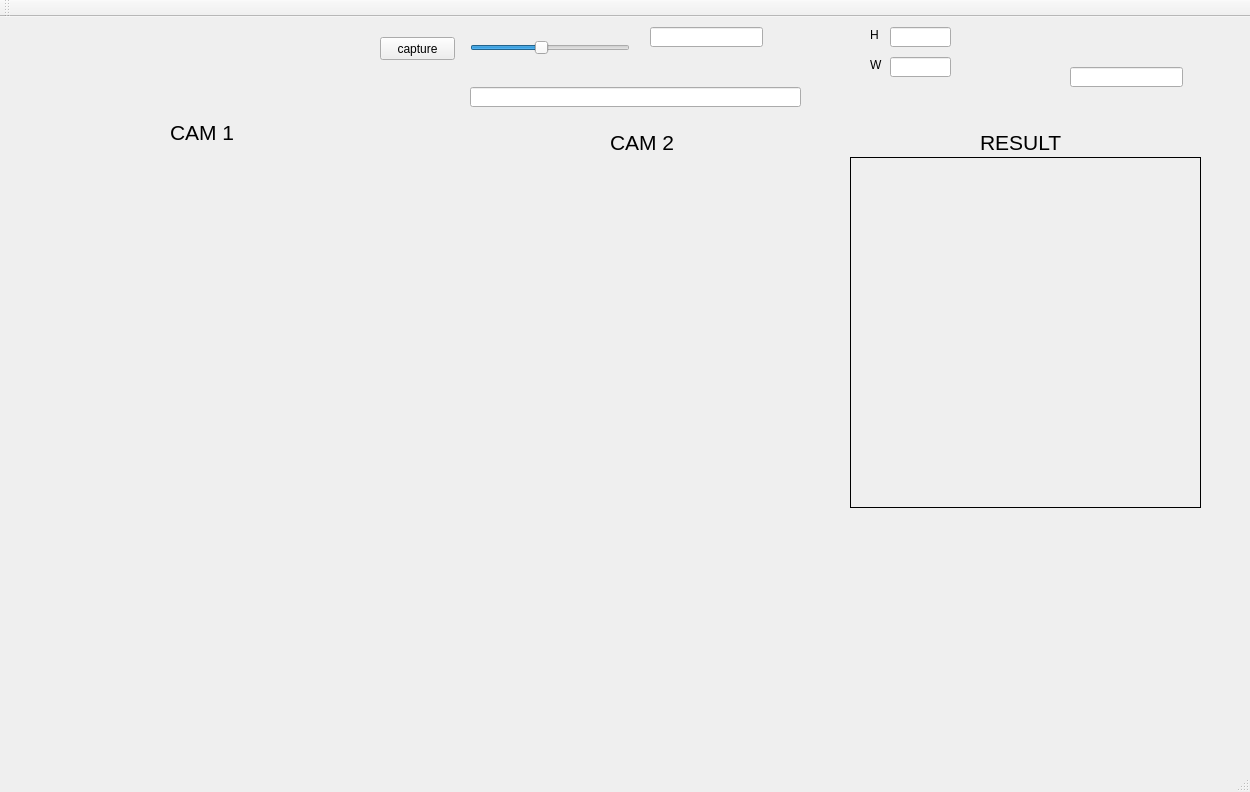
<?xml version="1.0" encoding="UTF-8"?>
<ui version="4.0">
 <class>MainWindow</class>
 <widget class="QMainWindow" name="MainWindow">
  <property name="geometry">
   <rect>
    <x>0</x>
    <y>0</y>
    <width>1250</width>
    <height>792</height>
   </rect>
  </property>
  <property name="windowTitle">
   <string>MainWindow</string>
  </property>
  <widget class="QWidget" name="centralWidget">
   <widget class="QLineEdit" name="lineEdit">
    <property name="geometry">
     <rect>
      <x>650</x>
      <y>10</y>
      <width>113</width>
      <height>20</height>
     </rect>
    </property>
   </widget>
   <widget class="QPushButton" name="capture_button">
    <property name="geometry">
     <rect>
      <x>380</x>
      <y>20</y>
      <width>75</width>
      <height>23</height>
     </rect>
    </property>
    <property name="text">
     <string>capture</string>
    </property>
   </widget>
   <widget class="QSlider" name="horizontalSlider">
    <property name="geometry">
     <rect>
      <x>470</x>
      <y>20</y>
      <width>160</width>
      <height>22</height>
     </rect>
    </property>
    <property name="minimum">
     <number>1</number>
    </property>
    <property name="maximum">
     <number>10</number>
    </property>
    <property name="pageStep">
     <number>1</number>
    </property>
    <property name="value">
     <number>5</number>
    </property>
    <property name="sliderPosition">
     <number>5</number>
    </property>
    <property name="orientation">
     <enum>Qt::Horizontal</enum>
    </property>
   </widget>
   <widget class="QLabel" name="label_2">
    <property name="geometry">
     <rect>
      <x>30</x>
      <y>140</y>
      <width>351</width>
      <height>351</height>
     </rect>
    </property>
    <property name="frameShape">
     <enum>QFrame::NoFrame</enum>
    </property>
    <property name="text">
     <string/>
    </property>
    <property name="margin">
     <number>1</number>
    </property>
   </widget>
   <widget class="QLabel" name="label">
    <property name="geometry">
     <rect>
      <x>170</x>
      <y>100</y>
      <width>81</width>
      <height>31</height>
     </rect>
    </property>
    <property name="font">
     <font>
      <pointsize>16</pointsize>
     </font>
    </property>
    <property name="text">
     <string>CAM 1</string>
    </property>
   </widget>
   <widget class="QLabel" name="label_3">
    <property name="geometry">
     <rect>
      <x>850</x>
      <y>140</y>
      <width>351</width>
      <height>351</height>
     </rect>
    </property>
    <property name="frameShape">
     <enum>QFrame::Box</enum>
    </property>
    <property name="text">
     <string/>
    </property>
    <property name="margin">
     <number>1</number>
    </property>
   </widget>
   <widget class="QLabel" name="label_4">
    <property name="geometry">
     <rect>
      <x>980</x>
      <y>110</y>
      <width>81</width>
      <height>31</height>
     </rect>
    </property>
    <property name="font">
     <font>
      <pointsize>16</pointsize>
     </font>
    </property>
    <property name="text">
     <string>RESULT</string>
    </property>
   </widget>
   <widget class="QLineEdit" name="lineEdit_2">
    <property name="geometry">
     <rect>
      <x>470</x>
      <y>70</y>
      <width>331</width>
      <height>20</height>
     </rect>
    </property>
   </widget>
   <widget class="QLabel" name="label_5">
    <property name="geometry">
     <rect>
      <x>460</x>
      <y>140</y>
      <width>351</width>
      <height>351</height>
     </rect>
    </property>
    <property name="frameShape">
     <enum>QFrame::NoFrame</enum>
    </property>
    <property name="text">
     <string/>
    </property>
    <property name="margin">
     <number>1</number>
    </property>
   </widget>
   <widget class="QLabel" name="label_6">
    <property name="geometry">
     <rect>
      <x>610</x>
      <y>110</y>
      <width>81</width>
      <height>31</height>
     </rect>
    </property>
    <property name="font">
     <font>
      <pointsize>16</pointsize>
     </font>
    </property>
    <property name="text">
     <string>CAM 2</string>
    </property>
   </widget>
   <widget class="QLineEdit" name="lineEdit_H">
    <property name="geometry">
     <rect>
      <x>890</x>
      <y>10</y>
      <width>61</width>
      <height>20</height>
     </rect>
    </property>
   </widget>
   <widget class="QLineEdit" name="lineEdit_W">
    <property name="geometry">
     <rect>
      <x>890</x>
      <y>40</y>
      <width>61</width>
      <height>20</height>
     </rect>
    </property>
   </widget>
   <widget class="QLabel" name="label_7">
    <property name="geometry">
     <rect>
      <x>870</x>
      <y>10</y>
      <width>21</width>
      <height>16</height>
     </rect>
    </property>
    <property name="text">
     <string>H</string>
    </property>
   </widget>
   <widget class="QLabel" name="label_8">
    <property name="geometry">
     <rect>
      <x>870</x>
      <y>40</y>
      <width>21</width>
      <height>16</height>
     </rect>
    </property>
    <property name="text">
     <string>W</string>
    </property>
   </widget>
   <widget class="QLineEdit" name="lineEdit111">
    <property name="geometry">
     <rect>
      <x>1070</x>
      <y>50</y>
      <width>113</width>
      <height>20</height>
     </rect>
    </property>
   </widget>
  </widget>
  <widget class="QMenuBar" name="menuBar">
   <property name="geometry">
    <rect>
     <x>0</x>
     <y>0</y>
     <width>1250</width>
     <height>21</height>
    </rect>
   </property>
  </widget>
  <widget class="QToolBar" name="mainToolBar">
   <attribute name="toolBarArea">
    <enum>TopToolBarArea</enum>
   </attribute>
   <attribute name="toolBarBreak">
    <bool>false</bool>
   </attribute>
  </widget>
  <widget class="QStatusBar" name="statusBar"/>
 </widget>
 <layoutdefault spacing="6" margin="11"/>
 <resources/>
 <connections/>
</ui>
